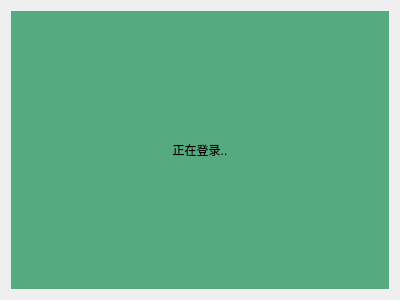
<?xml version="1.0" encoding="UTF-8"?>
<ui version="4.0">
 <class>LoadingUI</class>
 <widget class="QWidget" name="LoadingUI">
  <property name="geometry">
   <rect>
    <x>0</x>
    <y>0</y>
    <width>400</width>
    <height>300</height>
   </rect>
  </property>
  <property name="windowTitle">
   <string>Form</string>
  </property>
  <layout class="QGridLayout" name="gridLayout">
   <item row="0" column="0">
    <widget class="QLabel" name="label">
     <property name="styleSheet">
      <string notr="true">background-color: rgb(85, 170, 127);</string>
     </property>
     <property name="text">
      <string>正在登录..</string>
     </property>
     <property name="alignment">
      <set>Qt::AlignCenter</set>
     </property>
    </widget>
   </item>
  </layout>
 </widget>
 <resources/>
 <connections/>
</ui>
